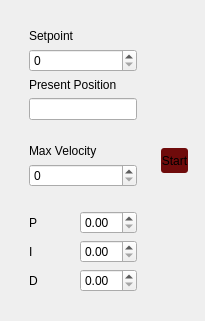
             <widget class="QWidget" name="velocity_tab">
              <attribute name="title">
               <string>Velocity</string>
              </attribute>
              <layout class="QHBoxLayout" name="horizontalLayout_9">
               <item alignment="Qt::AlignLeft">
                <widget class="QWidget" name="velocity_left_widget" native="true">
                 <layout class="QGridLayout" name="gridLayout_4">
                  <item row="2" column="0">
                   <widget class="QWidget" name="velocity_bottom_left_widget" native="true">
                    <layout class="QGridLayout" name="gridLayout_8">
                     <item row="0" column="0">
                      <widget class="QLabel" name="velocty_P_label">
                       <property name="text">
                        <string>P</string>
                       </property>
                      </widget>
                     </item>
                     <item row="1" column="1">
                      <widget class="QDoubleSpinBox" name="velocty_I_doubleSpinBox"/>
                     </item>
                     <item row="0" column="1">
                      <widget class="QDoubleSpinBox" name="velocty_P_doubleSpinBox"/>
                     </item>
                     <item row="1" column="0">
                      <widget class="QLabel" name="velocty_I_label">
                       <property name="text">
                        <string>I</string>
                       </property>
                      </widget>
                     </item>
                     <item row="2" column="0">
                      <widget class="QLabel" name="velocty_D_label">
                       <property name="text">
                        <string>D</string>
                       </property>
                      </widget>
                     </item>
                     <item row="2" column="1">
                      <widget class="QDoubleSpinBox" name="velocty_D_doubleSpinBox"/>
                     </item>
                    </layout>
                   </widget>
                  </item>
                  <item row="1" column="0">
                   <widget class="QWidget" name="velocity_middle_left_widget" native="true">
                    <layout class="QVBoxLayout" name="verticalLayout_18">
                     <item>
                      <widget class="QLabel" name="velocity_maxvelocity_label">
                       <property name="text">
                        <string>Max Velocity</string>
                       </property>
                      </widget>
                     </item>
                     <item>
                      <widget class="QSpinBox" name="velocity_maxvelocity_spinbox"/>
                     </item>
                    </layout>
                   </widget>
                  </item>
                  <item row="0" column="0">
                   <widget class="QWidget" name="velocity_top_left_widget" native="true">
                    <layout class="QVBoxLayout" name="verticalLayout_17">
                     <item>
                      <widget class="QLabel" name="velocity_setpoint_label">
                       <property name="text">
                        <string>Setpoint</string>
                       </property>
                      </widget>
                     </item>
                     <item>
                      <widget class="QSpinBox" name="velocity_setpoint_spinbox">
                       <property name="maximum">
                        <number>10000</number>
                       </property>
                      </widget>
                     </item>
                     <item>
                      <widget class="QLabel" name="velocity_presentposition_label">
                       <property name="text">
                        <string>Present Position</string>
                       </property>
                      </widget>
                     </item>
                     <item>
                      <widget class="QLineEdit" name="velocity_presentposition_lineEdit"/>
                     </item>
                    </layout>
                   </widget>
                  </item>
                 </layout>
                </widget>
               </item>
               <item>
                <widget class="QPushButton" name="velocity_start_button">
                 <property name="minimumSize">
                  <size>
                   <width>0</width>
                   <height>25</height>
                  </size>
                 </property>
                 <property name="maximumSize">
                  <size>
                   <width>100</width>
                   <height>16777215</height>
                  </size>
                 </property>
                 <property name="cursor">
                  <cursorShape>PointingHandCursor</cursorShape>
                 </property>
                 <property name="styleSheet">
                  <string notr="true">QPushButton {
background-color: rgb(111, 11, 11);
border-radius: 3px;
}
QPushButton:hover {
background-color: rgb(26, 95, 180);
}
QPushButton:pressed {
background-color: rgb(98, 160, 234);
}</string>
                 </property>
                 <property name="text">
                  <string>Start</string>
                 </property>
                </widget>
               </item>
               <item>
                <widget class="QFrame" name="velocity_right_frame">
                 <property name="frameShape">
                  <enum>QFrame::StyledPanel</enum>
                 </property>
                 <property name="frameShadow">
                  <enum>QFrame::Raised</enum>
                 </property>
                </widget>
               </item>
              </layout>
             </widget>
